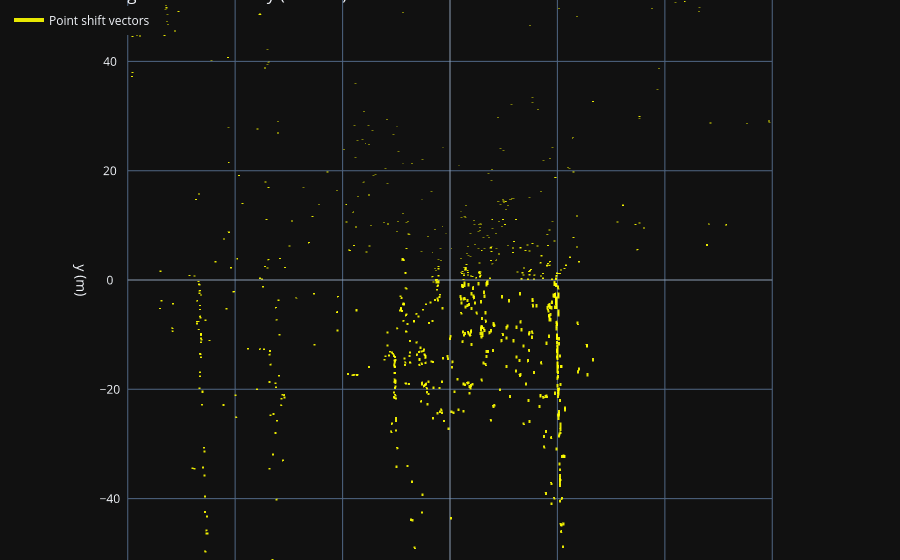

Write notebook code for a chart like this one.
### Code cell
# Raw vs aligned in one plot + shift vectors (2 plots)

rng = np.random.default_rng(0)

def _sample_idx(n, max_points=120_000):
    if n <= max_points:
        return np.arange(n)
    return rng.choice(n, size=max_points, replace=False)

# ---------- Figure 1: dense point-cloud overlay ----------
raw_idx = _sample_idx(raw_lidar.points.shape[0], max_points=100_000)
aligned_idx = _sample_idx(aligned_lidar.points.shape[0], max_points=100_000)

viz_shift = Viz3D()

viz_shift.fig.add_trace(
    go.Scatter3d(
        x=raw_lidar.points[raw_idx, 0],
        y=raw_lidar.points[raw_idx, 1],
        z=raw_lidar.points[raw_idx, 2],
        mode="markers",
        name="Raw LiDAR",
        marker=dict(size=1, color="red", opacity=0.30),
    )
)

viz_shift.fig.add_trace(
    go.Scatter3d(
        x=aligned_lidar.points[aligned_idx, 0],
        y=aligned_lidar.points[aligned_idx, 1],
        z=aligned_lidar.points[aligned_idx, 2],
        mode="markers",
        name="Motion-compensated LiDAR",
        marker=dict(size=1, color="deepskyblue", opacity=0.65),
    )
)

viz_shift.fig.update_layout(
    title="Un-skewing: raw (red) vs motion-compensated (blue)",
    scene=dict(
        aspectmode="data",
        xaxis=dict(title="x (m)", range=[-60, 60]),
        yaxis=dict(title="y (m)", range=[-60, 60]),
        zaxis=dict(title="z (m)", range=[-5, 5]),
        camera=dict(
            projection=dict(type="orthographic"),
            eye=dict(x=0.0, y=0.0, z=2.8),
            up=dict(x=0.0, y=1.0, z=0.0),
        ),
    ),
    legend=dict(x=0.01, y=0.99),
)

viz_shift.fig.show()


# ---------- Figure 2: vectors only, differences between raw and aligned LiDAR points ----------
SHOW_VECTOR_FIG = True
if SHOW_VECTOR_FIG:
    k = min(1200, raw_lidar.points.shape[0], aligned_lidar.points.shape[0])  # small for clarity
    idx_line = rng.choice(min(raw_lidar.points.shape[0], aligned_lidar.points.shape[0]), size=k, replace=False)

    x_line = np.stack(
        [raw_lidar.points[idx_line, 0], aligned_lidar.points[idx_line, 0], np.full(k, np.nan)],
        axis=1,
    ).reshape(-1)
    y_line = np.stack(
        [raw_lidar.points[idx_line, 1], aligned_lidar.points[idx_line, 1], np.full(k, np.nan)],
        axis=1,
    ).reshape(-1)
    z_line = np.stack(
        [raw_lidar.points[idx_line, 2], aligned_lidar.points[idx_line, 2], np.full(k, np.nan)],
        axis=1,
    ).reshape(-1)

    viz_vec = Viz3D()
    viz_vec.fig.add_trace(
        go.Scatter3d(
            x=x_line,
            y=y_line,
            z=z_line,
            mode="lines",
            name="Point shift vectors",
            line=dict(color="yellow", width=4),
            opacity=0.9,
        )
    )
    viz_vec.fig.update_layout(
        title=f"Un-skewing shift vectors only (k={k})",
        scene=dict(
            aspectmode="data",
            xaxis=dict(title="x (m)", range=[-60, 60]),
            yaxis=dict(title="y (m)", range=[-60, 60]),
            zaxis=dict(title="z (m)", range=[-5, 5]),
            camera=dict(
                projection=dict(type="orthographic"),
                eye=dict(x=0.0, y=0.0, z=2.8),
                up=dict(x=0.0, y=1.0, z=0.0),
            ),
        ),
    )
    viz_vec.fig.show()

### Figure 1 — Plotly figure (JSON) as saved in the notebook; plotly's stock layout.template omitted (floating-point values rounded to 4 significant figures; data arrays with more than 128 entries replaced by an {"elided": "..."} marker saying what was removed)
{"data": [{"line": {"color": "yellow", "width": 4}, "mode": "lines", "name": "Point shift vectors", "opacity": 0.9, "type": "scatter3d", "x": {"elided": "3600 float values"}, "y": {"elided": "3600 float values"}, "z": {"elided": "3600 float values"}}], "layout": {"legend": {"x": 0.01, "xanchor": "left", "y": 0.99, "yanchor": "top"}, "margin": {"b": 0, "l": 0, "r": 0, "t": 0}, "scene": {"aspectmode": "data", "camera": {"eye": {"x": 0, "y": 0, "z": 2.8}, "projection": {"type": "orthographic"}, "up": {"x": 0, "y": 1, "z": 0}}, "xaxis": {"range": [-60, 60], "title": {"text": "x (m)"}}, "yaxis": {"range": [-60, 60], "title": {"text": "y (m)"}}, "zaxis": {"range": [-5, 5], "title": {"text": "z (m)"}}}, "showlegend": true, "title": {"text": "Un-skewing shift vectors only (k=1200)"}, "xaxis": {"dtick": 5, "range": [-200, 200]}, "yaxis": {"dtick": 5, "range": [-100, 100]}}}
